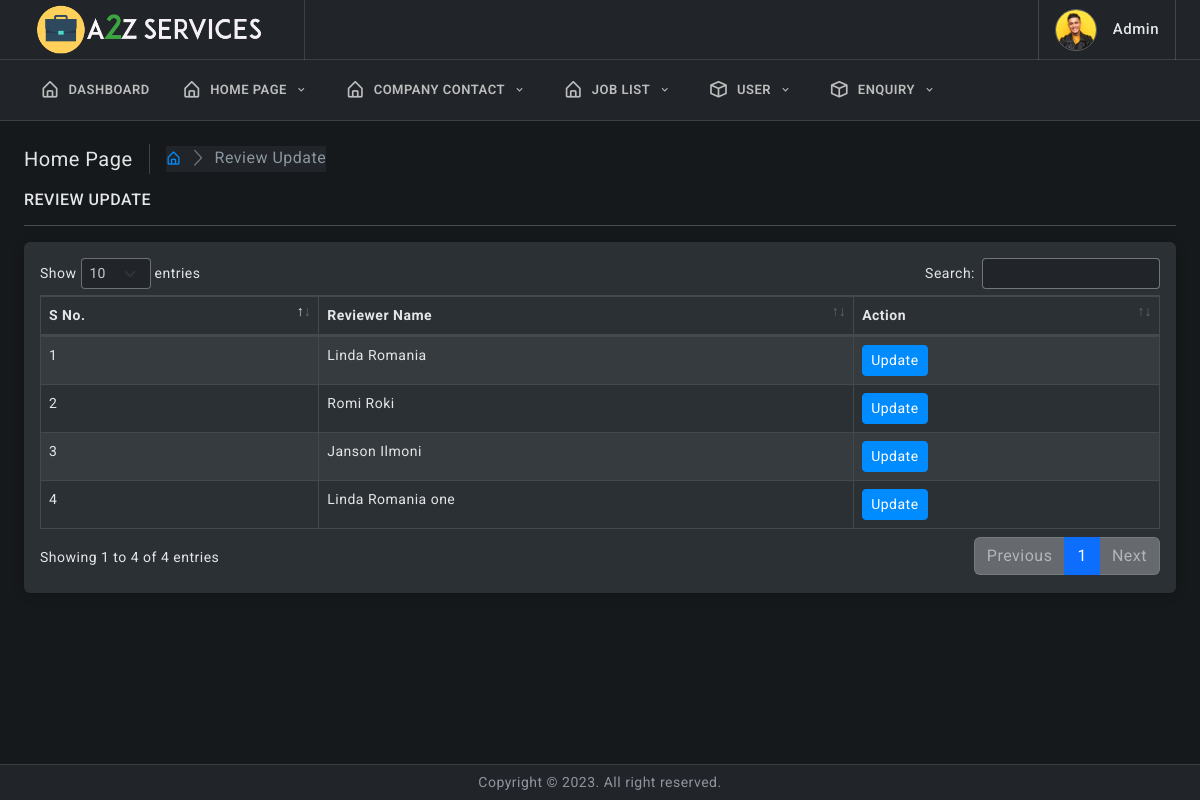
The app's page /admin/review.php (signed in) with its own data.
### tables this page shows
CREATE TABLE `index_review` (
  `id` int(11) NOT NULL,
  `customer_img` varchar(200) NOT NULL,
  `customer_name` varchar(100) NOT NULL,
  `review` varchar(500) NOT NULL
);

### admin/review.php (the view, shortened to what this page needs)
<!doctype html>
<html lang="en">
<?php include_once("elements/connect.php");?>
<head>
	<link href="assets/plugins/simplebar/css/simplebar.css" rel="stylesheet" />
	<link href="assets/plugins/perfect-scrollbar/css/perfect-scrollbar.css" rel="stylesheet" />
	<link href="assets/plugins/metismenu/css/metisMenu.min.css" rel="stylesheet" />
	<link href="assets/plugins/datatable/css/dataTables.bootstrap5.min.css" rel="stylesheet" />
	<link href="assets/css/pace.min.css" rel="stylesheet" />
	<link href="assets/css/bootstrap.min.css" rel="stylesheet">
	<link href="assets/css/bootstrap-extended.css" rel="stylesheet">
	<link href="assets/css/app.css" rel="stylesheet">
	<link href="assets/css/icons.css" rel="stylesheet">
	<link rel="stylesheet" href="assets/css/dark.css" />
</head>
<body>
	<?php include("elements/navbar.php");?>
		<div class="page-wrapper">
			<div class="page-content">
				<div class="page-breadcrumb d-none d-sm-flex align-items-center mb-3">
					<div class="breadcrumb-title pe-3">Home Page</div>
					<div class="ps-3">
						<nav aria-label="breadcrumb">
							<ol class="breadcrumb mb-0 p-0">
								<li class="breadcrumb-item"><a href="dashboard"><i class="bx bx-home-alt"></i></a>
								</li>
								<li class="breadcrumb-item active" aria-current="page">Review Update</li>
							</ol>
						</nav>
					</div>
				</div>
				<h6 class="mb-0 text-uppercase">Review Update</h6>
				<hr/>
				<div class="card">
					<div class="card-body">
						<div class="table-responsive">
							<table id="example" class="table table-striped table-bordered" style="width:100%">
								<thead>
									<tr>
										<th>S No.</th>
										<th>Reviewer Name</th>
										<th>Action</th>
									</tr>
								</thead>
								<tbody>
								<?php
                                 $a=0;
                                 $data=mysqli_query($conn,"SELECT * FROM index_review ");
                                 while($d=mysqli_fetch_array($data)){
                                  ?>
                                 <tr>
                                  <td><?php echo ++$a?></td>
                                  <td><?php echo $d['customer_name']?></td>
								  <td><a href="review-form?myid=<?php echo $d['id']?>" style="color: #fff;"><button class="btn btn-sm btn-primary">Update</button></a></td>
                                 </tr>
                                  <?php
                                 }
                                   ?>
								</tbody>
							</table>
						</div>
					</div>
				</div>
			</div>
		</div>
		<footer class="page-footer">
			<p class="mb-0">Copyright © 2023. All right reserved.</p>
		</footer>
	</div>
</body>
</html>

### admin/assets/css/app.css (style rules this page uses)
body { font-size: 14px; color: #4c5258; letter-spacing: 0.5px; background-color: #f7f7ff; font-family: 'Roboto', sans-serif; }
.page-wrapper { height: 100%; margin-top: 120px; margin-bottom: 30px; margin-left: 0px; }
.page-content { padding: 1.5rem; }
.page-footer { background: #ffffff; left: 0px; right: 0; bottom: 0; position: fixed; text-align: center; padding: 7px; font-size: 14px; border-top: 1px solid #e4e4e4; z-index: 3; }
.breadcrumb-title { font-size: 20px; border-right: 1.5px solid #aaa4a4; }
.page-breadcrumb .breadcrumb li.breadcrumb-item { font-size: 16px; }
.page-breadcrumb .breadcrumb-item+.breadcrumb-item::before { display: inline-block; padding-right: .5rem; color: #6c757d; font-family: 'LineIcons'; content: "\ea5c"; }

### admin/assets/css/dark.css (style rules this page uses)
body { color: var(--bs-body-color); --bs-body-color: #e4e5e6; background-color: #16191b; }
.h1, .h2, .h3, .h4, .h5, .h6, h1, h2, h3, h4, h5, h6 { color: #e4e5e6; }
p { color: #91949f; }
.card { background-color: #2b3035; box-shadow: 0 0.1rem 0.7rem rgb(0 0 0 / 20%); }
.page-footer { background-color: #212529; border-top: 1px solid rgb(237 237 237 / 12%); }
::placeholder { color: #e4e5e6 !important; opacity: .5 !important; }
.table { --bs-table-bg: transparent; --bs-table-striped-color: #e4e5e6; --bs-table-striped-bg: rgba(255, 255, 0255, 0.05); --bs-table-active-color: #e4e5e6; --bs-table-active-bg: rgba(255, 255, 255, 0.1); --bs-table-hover-color: #e4e5e6; --bs-table-hover-bg: rgba(255, 255, 255, 0.075); width: 100%; margin-bottom: 1rem; color: #e4e5e6; vertical-align: top; border-color: rgb(255 255 255 / 12%); --bs-table-color: #e4e5e6; }
.table td, .table th { border-color: rgb(255 255 255 / 12%); }
.table thead th { border-bottom: 2px solid rgb(255 255 255 / 12%); }
.breadcrumb { background-color: #212529; }
.breadcrumb-item.active { color: #8b969f; }
.breadcrumb-title { border-right: 1.5px solid rgb(255 255 255 / 18%); }
.table-bordered td, .table-bordered th { border: 1px solid rgb(255 255 255 / 12%); }
.table-bordered { border: 1px solid rgb(255 255 255 / 12%); }

### records on screen
index_review: customer_name "Linda Romania"
index_review: customer_name "Romi Roki"
index_review: customer_name "Janson Ilmoni"
index_review: customer_name "Linda Romania one"
